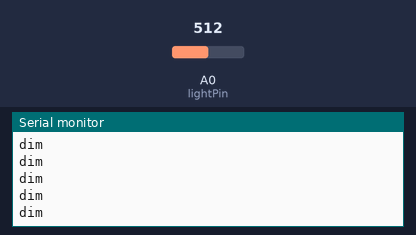
Recording of a sketch running on a simulated Arduino Uno, built with avr-gcc and run on an emulated ATmega328P. Shown: the last lines printed to the serial monitor. Inputs (shaded band) come from the test bench; at power-on: A0 (lightPin) = 512.

Above: at 1.2 s.
1.3 s: A0 (lightPin) set to 716
At 2.0 s:
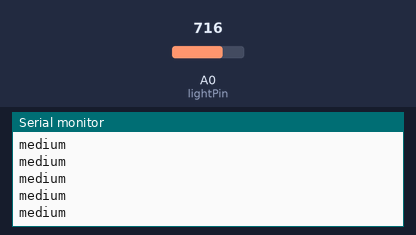
3.2 s: A0 (lightPin) set to 760
At 3.8 s:
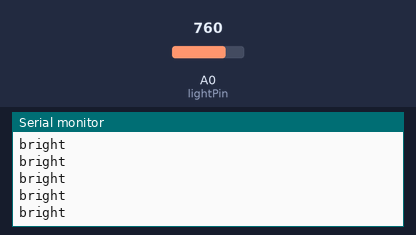
5.1 s: A0 (lightPin) set to 740
At 5.8 s:
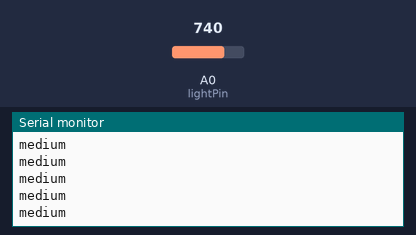
8.1 s: A0 (lightPin) set to 306
At 8.7 s:
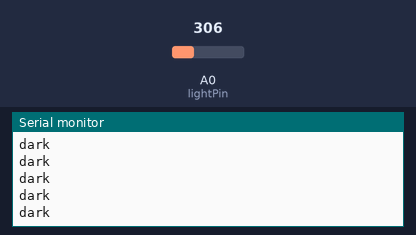
10.0 s: A0 (lightPin) set to 511
At 11.0 s:
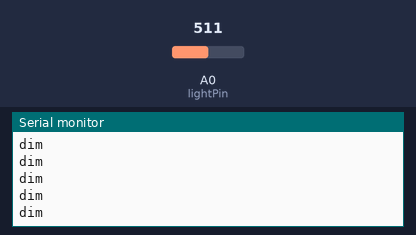
13.0 s: A0 (lightPin) set to 122
At 13.5 s:
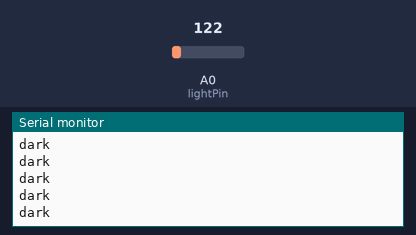

The sketch:

0510_lightSensorCases.ino
```cpp
byte lightPin = A0;
const int sensorMin = 90;
const int sensorMax = 750;

void setup() {
  Serial.begin(9600);
}

void loop() {
  int sensorReading = analogRead(lightPin);
  int range = map(sensorReading, sensorMin, sensorMax, 0, 3);

  switch (range) {
    case 0:
      Serial.println("dark");
      break;
    case 1:
      Serial.println("dim");
      break;
    case 2:
      Serial.println("medium");
      break;
    case 3:
      Serial.println("bright");
      break;
  }
}
```

Measured:
- after the input at 1.3 s, the serial monitor: prints a new line after 0.07 s (image 1)
- after the input at 3.2 s, the serial monitor: prints a new line after 0.07 s (image 2)
- after the input at 8.1 s, the serial monitor: prints a new line after 0.07 s (image 4)
- after the input at 10.0 s, the serial monitor: prints a new line after 0.07 s (image 5)
